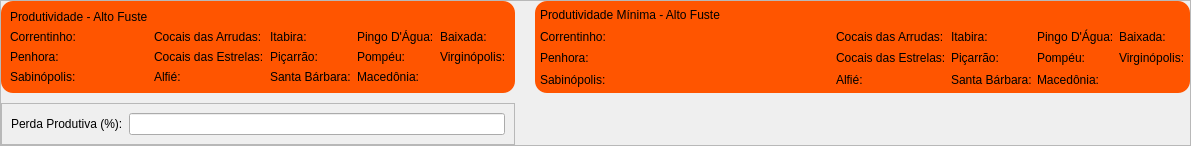
                         <widget class="QFrame" name="frame_40">
                          <property name="frameShape">
                           <enum>QFrame::StyledPanel</enum>
                          </property>
                          <property name="frameShadow">
                           <enum>QFrame::Raised</enum>
                          </property>
                          <layout class="QGridLayout" name="gridLayout_15">
                           <property name="leftMargin">
                            <number>0</number>
                           </property>
                           <property name="topMargin">
                            <number>0</number>
                           </property>
                           <property name="rightMargin">
                            <number>0</number>
                           </property>
                           <property name="bottomMargin">
                            <number>0</number>
                           </property>
                           <property name="horizontalSpacing">
                            <number>20</number>
                           </property>
                           <property name="verticalSpacing">
                            <number>10</number>
                           </property>
                           <item row="0" column="2">
                            <widget class="QFrame" name="frame_42">
                             <property name="styleSheet">
                              <string notr="true">background-color: rgb(255, 85, 0);
border-radius: 12px;</string>
                             </property>
                             <property name="frameShape">
                              <enum>QFrame::StyledPanel</enum>
                             </property>
                             <property name="frameShadow">
                              <enum>QFrame::Raised</enum>
                             </property>
                             <layout class="QGridLayout" name="gridLayout_16">
                              <property name="leftMargin">
                               <number>5</number>
                              </property>
                              <property name="topMargin">
                               <number>5</number>
                              </property>
                              <property name="rightMargin">
                               <number>5</number>
                              </property>
                              <property name="bottomMargin">
                               <number>5</number>
                              </property>
                              <property name="spacing">
                               <number>5</number>
                              </property>
                              <item row="3" column="1">
                               <widget class="QLineEdit" name="lineEdit_6"/>
                              </item>
                              <item row="4" column="4">
                               <widget class="QLabel" name="label_70">
                                <property name="text">
                                 <string>Macedônia:</string>
                                </property>
                               </widget>
                              </item>
                              <item row="4" column="3">
                               <widget class="QLabel" name="label_69">
                                <property name="text">
                                 <string>Santa Bárbara:</string>
                                </property>
                               </widget>
                              </item>
                              <item row="2" column="4">
                               <widget class="QLabel" name="label_73">
                                <property name="text">
                                 <string>Pingo D'Água:</string>
                                </property>
                               </widget>
                              </item>
                              <item row="3" column="5">
                               <widget class="QLabel" name="label_71">
                                <property name="text">
                                 <string>Virginópolis:</string>
                                </property>
                               </widget>
                              </item>
                              <item row="3" column="2">
                               <widget class="QLabel" name="label_72">
                                <property name="text">
                                 <string>Cocais das Estrelas:</string>
                                </property>
                               </widget>
                              </item>
                              <item row="3" column="4">
                               <widget class="QLabel" name="label_74">
                                <property name="text">
                                 <string>Pompéu:</string>
                                </property>
                               </widget>
                              </item>
                              <item row="2" column="5">
                               <widget class="QLabel" name="label_61">
                                <property name="text">
                                 <string>Baixada:</string>
                                </property>
                               </widget>
                              </item>
                              <item row="3" column="0">
                               <widget class="QLabel" name="label_62">
                                <property name="text">
                                 <string>Penhora:</string>
                                </property>
                               </widget>
                              </item>
                              <item row="4" column="2">
                               <widget class="QLabel" name="label_63">
                                <property name="text">
                                 <string>Alfié:</string>
                                </property>
                               </widget>
                              </item>
                              <item row="2" column="0">
                               <widget class="QLabel" name="label_64">
                                <property name="text">
                                 <string>Correntinho:</string>
                                </property>
                               </widget>
                              </item>
                              <item row="2" column="2">
                               <widget class="QLabel" name="label_67">
                                <property name="text">
                                 <string>Cocais das Arrudas:</string>
                                </property>
                               </widget>
                              </item>
                              <item row="2" column="3">
                               <widget class="QLabel" name="label_65">
                                <property name="text">
                                 <string>Itabira:</string>
                                </property>
                               </widget>
                              </item>
                              <item row="4" column="0">
                               <widget class="QLabel" name="label_66">
                                <property name="text">
                                 <string>Sabinópolis:</string>
                                </property>
                               </widget>
                              </item>
                              <item row="3" column="3">
                               <widget class="QLabel" name="label_68">
                                <property name="text">
                                 <string>Piçarrão:</string>
                                </property>
                               </widget>
                              </item>
                              <item row="1" column="0">
                               <widget class="QLabel" name="label_6">
                                <property name="text">
                                 <string>Produtividade Mínima - Alto Fuste</string>
                                </property>
                               </widget>
                              </item>
                             </layout>
                            </widget>
                           </item>
                           <item row="1" column="0">
                            <widget class="QFrame" name="frame_39">
                             <property name="frameShape">
                              <enum>QFrame::StyledPanel</enum>
                             </property>
                             <property name="frameShadow">
                              <enum>QFrame::Raised</enum>
                             </property>
                             <layout class="QHBoxLayout" name="horizontalLayout_26">
                              <item>
                               <widget class="QLabel" name="label_56">
                                <property name="text">
                                 <string>Perda Produtiva (%):</string>
                                </property>
                               </widget>
                              </item>
                              <item>
                               <widget class="QLineEdit" name="lineEdit_5"/>
                              </item>
                             </layout>
                            </widget>
                           </item>
                           <item row="0" column="0">
                            <widget class="QFrame" name="frame_43">
                             <property name="styleSheet">
                              <string notr="true">background-color: rgb(255, 85, 0);
border-radius: 12px;</string>
                             </property>
                             <property name="frameShape">
                              <enum>QFrame::StyledPanel</enum>
                             </property>
                             <property name="frameShadow">
                              <enum>QFrame::Raised</enum>
                             </property>
                             <layout class="QGridLayout" name="gridLayout_18">
                              <item row="1" column="4">
                               <widget class="QLabel" name="label_75">
                                <property name="text">
                                 <string>Baixada:</string>
                                </property>
                               </widget>
                              </item>
                              <item row="2" column="0">
                               <widget class="QLabel" name="label_76">
                                <property name="text">
                                 <string>Penhora:</string>
                                </property>
                               </widget>
                              </item>
                              <item row="3" column="1">
                               <widget class="QLabel" name="label_77">
                                <property name="text">
                                 <string>Alfié:</string>
                                </property>
                               </widget>
                              </item>
                              <item row="1" column="0">
                               <widget class="QLabel" name="label_78">
                                <property name="text">
                                 <string>Correntinho:</string>
                                </property>
                               </widget>
                              </item>
                              <item row="1" column="2">
                               <widget class="QLabel" name="label_79">
                                <property name="text">
                                 <string>Itabira:</string>
                                </property>
                               </widget>
                              </item>
                              <item row="3" column="0">
                               <widget class="QLabel" name="label_80">
                                <property name="text">
                                 <string>Sabinópolis:</string>
                                </property>
                               </widget>
                              </item>
                              <item row="1" column="1">
                               <widget class="QLabel" name="label_81">
                                <property name="text">
                                 <string>Cocais das Arrudas:</string>
                                </property>
                               </widget>
                              </item>
                              <item row="2" column="2">
                               <widget class="QLabel" name="label_82">
                                <property name="text">
                                 <string>Piçarrão:</string>
                                </property>
                               </widget>
                              </item>
                              <item row="3" column="2">
                               <widget class="QLabel" name="label_83">
                                <property name="text">
                                 <string>Santa Bárbara:</string>
                                </property>
                               </widget>
                              </item>
                              <item row="3" column="3">
                               <widget class="QLabel" name="label_84">
                                <property name="text">
                                 <string>Macedônia:</string>
                                </property>
                               </widget>
                              </item>
                              <item row="2" column="4">
                               <widget class="QLabel" name="label_85">
                                <property name="text">
                                 <string>Virginópolis:</string>
                                </property>
                               </widget>
                              </item>
                              <item row="2" column="1">
                               <widget class="QLabel" name="label_86">
                                <property name="text">
                                 <string>Cocais das Estrelas:</string>
                                </property>
                               </widget>
                              </item>
                              <item row="1" column="3">
                               <widget class="QLabel" name="label_87">
                                <property name="text">
                                 <string>Pingo D'Água:</string>
                                </property>
                               </widget>
                              </item>
                              <item row="2" column="3">
                               <widget class="QLabel" name="label_88">
                                <property name="text">
                                 <string>Pompéu:</string>
                                </property>
                               </widget>
                              </item>
                              <item row="0" column="0">
                               <widget class="QLabel" name="label">
                                <property name="text">
                                 <string>Produtividade - Alto Fuste</string>
                                </property>
                               </widget>
                              </item>
                             </layout>
                            </widget>
                           </item>
                          </layout>
                         </widget>
